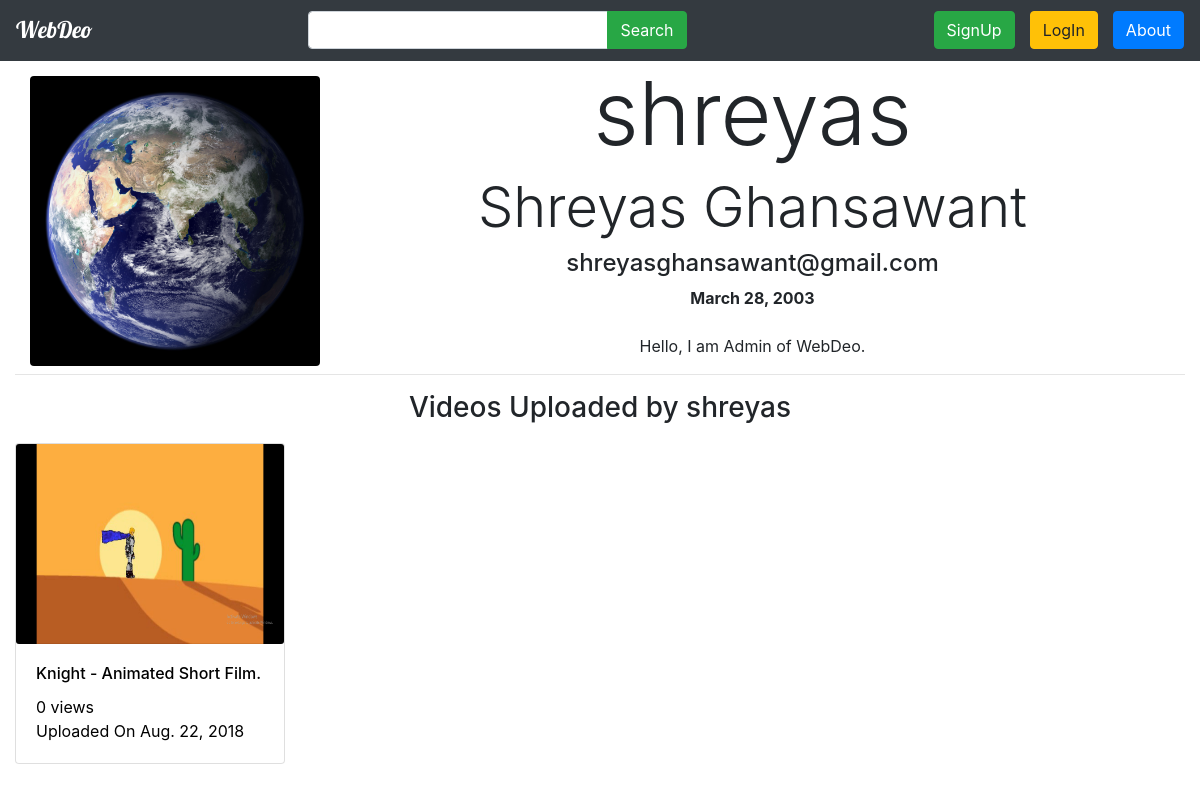
Page /video_id=15/profile/ on the committed database.
### videos/models.py (models this page shows, shortened)
class Profile (models.Model):
    profile_picture = models.ImageField (upload_to='profiles/', default="/profiles/NO_DP.jpg")
    date_of_birth = models.DateField (default=timezone.now)
    user = models.OneToOneField (User, on_delete=models.CASCADE)
    bio = models.CharField (max_length=100, default="No Bio")

class Video (models.Model):
    thumbnail = models.ImageField (upload_to='thumbnails/', default=None)
    title = models.CharField (max_length=40)
    video = models.FileField (upload_to='videos/', validators=[FileExtensionValidator (allowed_extensions=['mp4'])])
    description = models.TextField ()
    date = models.DateField (auto_now_add=True)
    time = models.TimeField (auto_now_add=True)
    views = models.IntegerField (default=0)
    admin = models.ForeignKey (User, on_delete=models.CASCADE)

### videos/views.py (the view)
def profile(request, video_id):
    video = Video.objects.get (pk=video_id)
    user = video.admin
    if user == request.user:
        return redirect ('videos:my-profile')
    videos = Video.objects.filter (admin=user).order_by ('-date', '-time')
    return render (request, 'videos/profile.html', {
        'videos': videos,
        'user_p': user,
    })

### videos/templates/videos/profile.html
{% extends "videos/base.html" %}
{% block body %}
<div class="container-fluid">
    <img src="{{ user_p.profile.profile_picture.url }}" class="rounded img-fluid" style="height:290px; width:290px; margin-top:15px; margin-left:15px; float:left;">
    <div style="text-align:center;">
        <h1 class="display-2">{{ user_p.username }}</h1>
        <h3 class="display-4">{{ user_p.first_name }} {{ user_p.last_name }}</h3>
        <h4>{{ user_p.email }}</h4>
        <strong>{{ user_p.profile.date_of_birth }}</strong>
        <br><br>
        <p>{{ user_p.profile.bio }}</p>
    </div>
    <hr>
    <h3 style="text-align:center;">Videos Uploaded by {{ user_p.username }}</h3>
    <div class="row">
        {% for video in videos %}
            <div class="col-lg-3 col-md-4 col-sm-6">
                <a href="{% url 'videos:detail' video.id %}" style="text-decoration:none; color:black;">
                    <div class="card" style="margin-top:10px;">
                        <img src="{{ video.thumbnail.url }}" alt="video-thumbnail" class="card-img img-fluid" style="height:200px;">
                        <div class="card-body">
                            <h6 class="card-title">{{ video.title }}</h6>
                            {{ video.views }} views<br>
                            Uploaded On {{ video.date }}
                        </div>
                    </div>
                </a>
            </div>
        {% endfor %}
    </div>
</div>
{% endblock %}

### videos/templates/videos/base.html (shortened to what this page needs)
<!DOCTYPE html>
<html lang="en">
<head>
    <link rel="stylesheet" href="https://maxcdn.bootstrapcdn.com/bootstrap/4.0.0/css/bootstrap.min.css">
</head>
<body>
    <nav class="navbar navbar-expand-lg navbar-dark bg-dark">
        <div class="navbar-header">
            <a href="{% url 'videos:index' %}" class="navbar-brand" style="font-family: 'Lobster', cursive; font-size:23px;">WebDeo</a>
        </div>
        <div class="navbar-collapse collapse" id="this">
			<ul class="navbar-nav mr-auto">
				<li class="nav-item" style="margin-left:200px;">
					<form action="{% url 'videos:search' %}" method="get">
						<div class="input-group">
							<input type="text" name="s_text" class="form-control" style="width:300px;">
							<div class="input-group-append">
								<button type="submit" class="btn btn-success">Search</button>
							</div>
						</div>
					</form>
				</li>
			</ul>
            <ul class="navbar-nav ml-auto">
                {% if user.is_authenticated %}
                    <li class="nav-item">
                        <a href="{% url 'videos:my-profile' %}" class="btn btn-warning">My Profile</a>
                    </li>
                    <li class="nav-item">
                        <a href="{% url 'videos:add-video' %}" class="btn btn-success" style="margin-left: 15px;">Add Video</a>
                    </li>
                    <li class="nav-item">
                        <a href="{% url 'videos:about' %}" class="btn btn-primary" style="margin-left: 15px;">About</a>
                    </li>
                    <li class="nav-item" style="margin-left: 15px;">
                        <form action="{% url 'videos:logout' %}" method="post">
                            {% csrf_token %}
                            <button type="submit" class="btn btn-danger">LogOut</button>
                        </form>
                    </li>
                {% else %}
                    <li class="nav-item">
                        <a href="{% url 'videos:signup' %}" class="btn btn-success" style="margin-left:15px;">SignUp</a>
                    </li>
                    <li class="nav-item">
                        <a href="{% url 'videos:login' %}" class="btn btn-warning" style="margin-left:15px;">LogIn</a>
                    </li>
                    <li class="nav-item">
                        <a href="{% url 'videos:about' %}" class="btn btn-primary" style="margin-left:15px;">About</a>
                    </li>
                {% endif %}
            </ul>
        </div>
    </nav>
{% block body %}
{% endblock %}
</body>
</html>

### rows in the picture
Video: thumbnail (picture), title "Knight - Animated Short Film.", views "0", date "Aug. 22, 2018"

### other values in the picture
{{ user_p.username }} "shreyas"
{{ user_p.first_name }} "Shreyas"
{{ user_p.last_name }} "Ghansawant"
{{ user_p.email }} "shreyasghansawant@gmail.com"
{{ user_p.profile.date_of_birth }} "March 28, 2003"
{{ user_p.profile.bio }} "Hello, I am Admin of WebDeo."
